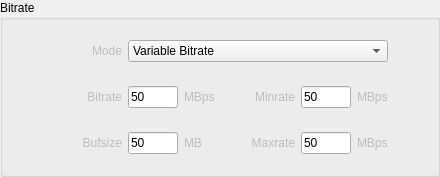
                        <widget class="QGroupBox" name="groupBoxSettings_3">
                         <property name="title">
                          <string>Bitrate</string>
                         </property>
                         <layout class="QGridLayout" name="gridLayout_22">
                          <property name="leftMargin">
                           <number>9</number>
                          </property>
                          <property name="topMargin">
                           <number>20</number>
                          </property>
                          <property name="rightMargin">
                           <number>9</number>
                          </property>
                          <property name="bottomMargin">
                           <number>20</number>
                          </property>
                          <item row="0" column="0">
                           <layout class="QGridLayout" name="gridLayout_18">
                            <property name="topMargin">
                             <number>0</number>
                            </property>
                            <property name="horizontalSpacing">
                             <number>6</number>
                            </property>
                            <property name="verticalSpacing">
                             <number>24</number>
                            </property>
                            <item row="0" column="1">
                             <widget class="QLabel" name="label_credits_18">
                              <property name="enabled">
                               <bool>false</bool>
                              </property>
                              <property name="minimumSize">
                               <size>
                                <width>0</width>
                                <height>0</height>
                               </size>
                              </property>
                              <property name="maximumSize">
                               <size>
                                <width>16777215</width>
                                <height>24</height>
                               </size>
                              </property>
                              <property name="styleSheet">
                               <string notr="true"/>
                              </property>
                              <property name="text">
                               <string>Mode</string>
                              </property>
                              <property name="alignment">
                               <set>Qt::AlignRight|Qt::AlignTrailing|Qt::AlignVCenter</set>
                              </property>
                             </widget>
                            </item>
                            <item row="2" column="4">
                             <spacer name="horizontalSpacer_19">
                              <property name="orientation">
                               <enum>Qt::Horizontal</enum>
                              </property>
                              <property name="sizeType">
                               <enum>QSizePolicy::Preferred</enum>
                              </property>
                              <property name="sizeHint" stdset="0">
                               <size>
                                <width>6</width>
                                <height>20</height>
                               </size>
                              </property>
                             </spacer>
                            </item>
                            <item row="2" column="8">
                             <widget class="QLabel" name="label_maxrate_prefix">
                              <property name="enabled">
                               <bool>false</bool>
                              </property>
                              <property name="maximumSize">
                               <size>
                                <width>16777215</width>
                                <height>24</height>
                               </size>
                              </property>
                              <property name="text">
                               <string>MBps</string>
                              </property>
                             </widget>
                            </item>
                            <item row="1" column="8">
                             <widget class="QLabel" name="label_minrate_prefix">
                              <property name="enabled">
                               <bool>false</bool>
                              </property>
                              <property name="maximumSize">
                               <size>
                                <width>16777215</width>
                                <height>24</height>
                               </size>
                              </property>
                              <property name="text">
                               <string>MBps</string>
                              </property>
                             </widget>
                            </item>
                            <item row="2" column="7">
                             <widget class="QLineEdit" name="lineEdit_maxrate">
                              <property name="maximumSize">
                               <size>
                                <width>50</width>
                                <height>25</height>
                               </size>
                              </property>
                              <property name="text">
                               <string>50</string>
                              </property>
                             </widget>
                            </item>
                            <item row="1" column="7">
                             <widget class="QLineEdit" name="lineEdit_minrate">
                              <property name="maximumSize">
                               <size>
                                <width>50</width>
                                <height>25</height>
                               </size>
                              </property>
                              <property name="text">
                               <string>50</string>
                              </property>
                             </widget>
                            </item>
                            <item row="2" column="3">
                             <widget class="QLabel" name="label_bufsize_prefix">
                              <property name="enabled">
                               <bool>false</bool>
                              </property>
                              <property name="maximumSize">
                               <size>
                                <width>16777215</width>
                                <height>24</height>
                               </size>
                              </property>
                              <property name="text">
                               <string>MB</string>
                              </property>
                             </widget>
                            </item>
                            <item row="0" column="2" colspan="7">
                             <widget class="QComboBox" name="comboBox_mode">
                              <property name="enabled">
                               <bool>true</bool>
                              </property>
                              <property name="minimumSize">
                               <size>
                                <width>260</width>
                                <height>0</height>
                               </size>
                              </property>
                              <property name="maximumSize">
                               <size>
                                <width>260</width>
                                <height>25</height>
                               </size>
                              </property>
                              <property name="autoFillBackground">
                               <bool>false</bool>
                              </property>
                              <property name="styleSheet">
                               <string notr="true"/>
                              </property>
                              <property name="currentIndex">
                               <number>2</number>
                              </property>
                              <property name="maxCount">
                               <number>20</number>
                              </property>
                              <property name="iconSize">
                               <size>
                                <width>16</width>
                                <height>16</height>
                               </size>
                              </property>
                              <property name="frame">
                               <bool>true</bool>
                              </property>
                              <item>
                               <property name="text">
                                <string>Constant Bitrate</string>
                               </property>
                              </item>
                              <item>
                               <property name="text">
                                <string>Average Bitrate</string>
                               </property>
                              </item>
                              <item>
                               <property name="text">
                                <string>Variable Bitrate</string>
                               </property>
                              </item>
                              <item>
                               <property name="text">
                                <string>Constant Rate Factor</string>
                               </property>
                              </item>
                              <item>
                               <property name="text">
                                <string>Constant QP</string>
                               </property>
                              </item>
                             </widget>
                            </item>
                            <item row="1" column="2">
                             <widget class="QLineEdit" name="lineEdit_bitrate">
                              <property name="maximumSize">
                               <size>
                                <width>50</width>
                                <height>25</height>
                               </size>
                              </property>
                              <property name="text">
                               <string>50</string>
                              </property>
                             </widget>
                            </item>
                            <item row="2" column="2">
                             <widget class="QLineEdit" name="lineEdit_bufsize">
                              <property name="maximumSize">
                               <size>
                                <width>50</width>
                                <height>25</height>
                               </size>
                              </property>
                              <property name="text">
                               <string>50</string>
                              </property>
                             </widget>
                            </item>
                            <item row="1" column="3">
                             <widget class="QLabel" name="label_bitrate_prefix">
                              <property name="enabled">
                               <bool>false</bool>
                              </property>
                              <property name="maximumSize">
                               <size>
                                <width>16777215</width>
                                <height>24</height>
                               </size>
                              </property>
                              <property name="text">
                               <string>MBps</string>
                              </property>
                             </widget>
                            </item>
                            <item row="1" column="0">
                             <spacer name="horizontalSpacer_8">
                              <property name="orientation">
                               <enum>Qt::Horizontal</enum>
                              </property>
                              <property name="sizeHint" stdset="0">
                               <size>
                                <width>40</width>
                                <height>20</height>
                               </size>
                              </property>
                             </spacer>
                            </item>
                            <item row="1" column="9">
                             <spacer name="horizontalSpacer_9">
                              <property name="orientation">
                               <enum>Qt::Horizontal</enum>
                              </property>
                              <property name="sizeHint" stdset="0">
                               <size>
                                <width>40</width>
                                <height>20</height>
                               </size>
                              </property>
                             </spacer>
                            </item>
                            <item row="1" column="1" alignment="Qt::AlignRight">
                             <widget class="QLabel" name="label_bitrate">
                              <property name="enabled">
                               <bool>false</bool>
                              </property>
                              <property name="minimumSize">
                               <size>
                                <width>70</width>
                                <height>0</height>
                               </size>
                              </property>
                              <property name="maximumSize">
                               <size>
                                <width>16777215</width>
                                <height>24</height>
                               </size>
                              </property>
                              <property name="styleSheet">
                               <string notr="true"/>
                              </property>
                              <property name="text">
                               <string>Bitrate</string>
                              </property>
                              <property name="alignment">
                               <set>Qt::AlignRight|Qt::AlignTrailing|Qt::AlignVCenter</set>
                              </property>
                             </widget>
                            </item>
                            <item row="2" column="6" alignment="Qt::AlignRight">
                             <widget class="QLabel" name="label_maxrate">
                              <property name="enabled">
                               <bool>false</bool>
                              </property>
                              <property name="minimumSize">
                               <size>
                                <width>0</width>
                                <height>0</height>
                               </size>
                              </property>
                              <property name="maximumSize">
                               <size>
                                <width>16777215</width>
                                <height>24</height>
                               </size>
                              </property>
                              <property name="text">
                               <string>Maxrate</string>
                              </property>
                              <property name="alignment">
                               <set>Qt::AlignRight|Qt::AlignTrailing|Qt::AlignVCenter</set>
                              </property>
                             </widget>
                            </item>
                            <item row="2" column="1" alignment="Qt::AlignRight">
                             <widget class="QLabel" name="label_bufsize">
                              <property name="enabled">
                               <bool>false</bool>
                              </property>
                              <property name="minimumSize">
                               <size>
                                <width>0</width>
                                <height>0</height>
                               </size>
                              </property>
                              <property name="maximumSize">
                               <size>
                                <width>16777215</width>
                                <height>24</height>
                               </size>
                              </property>
                              <property name="text">
                               <string>Bufsize</string>
                              </property>
                              <property name="alignment">
                               <set>Qt::AlignRight|Qt::AlignTrailing|Qt::AlignVCenter</set>
                              </property>
                             </widget>
                            </item>
                            <item row="1" column="6" alignment="Qt::AlignRight">
                             <widget class="QLabel" name="label_minrate">
                              <property name="enabled">
                               <bool>false</bool>
                              </property>
                              <property name="minimumSize">
                               <size>
                                <width>0</width>
                                <height>0</height>
                               </size>
                              </property>
                              <property name="maximumSize">
                               <size>
                                <width>16777215</width>
                                <height>24</height>
                               </size>
                              </property>
                              <property name="text">
                               <string>Minrate</string>
                              </property>
                              <property name="alignment">
                               <set>Qt::AlignRight|Qt::AlignTrailing|Qt::AlignVCenter</set>
                              </property>
                             </widget>
                            </item>
                           </layout>
                          </item>
                         </layout>
                        </widget>
